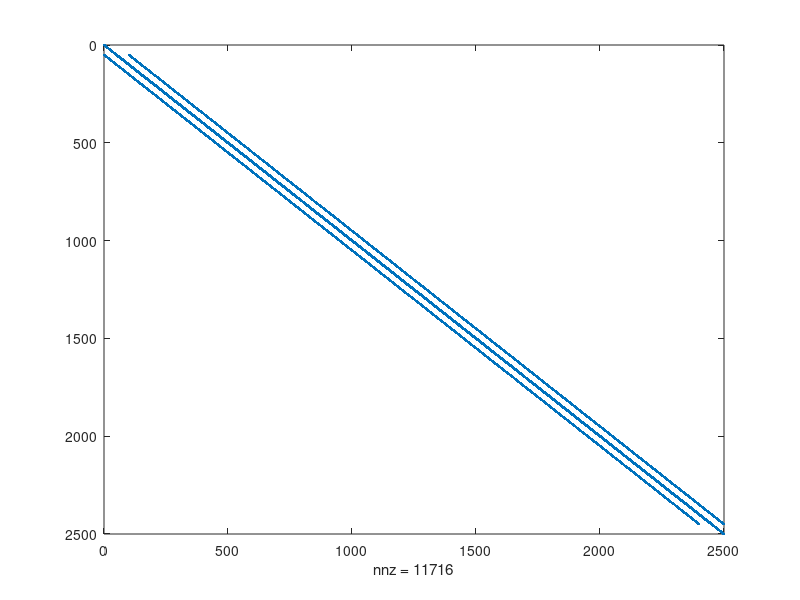
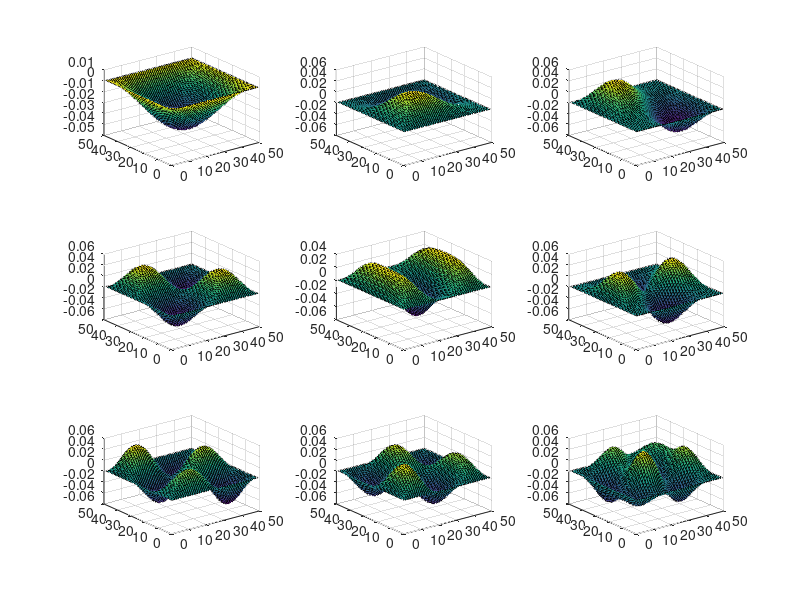

These figures' MATLAB source, in order:
close all
clear

nx = 50;
ny = nx;
G = sparse(nx*ny);
for i = 1:nx
    for j = 1:ny
        n = j + (i-1)*ny;
        
        if i == 1 || i == nx ||j == 1 || j == ny
            G(n, :) = 0;
            G(n, n) = 1;
        else
            G(n, n) = -4;
            G(n, n+1) = 1;
            G(n, n-1) = 1;
            G(n, n+ny) = 1;
            G(n, n-ny) = 1;
        end
    end
end

figure(1) 
spy(G)
[E, D] = eigs(G, 9, 'SM');

figure(2)
X = zeros(nx, ny, 9);
for o = 1:9
    X(:, :, o) = reshape(E(:, o), nx, ny);
    subplot(3, 3, o)
    surf(X(:, :, o))
end